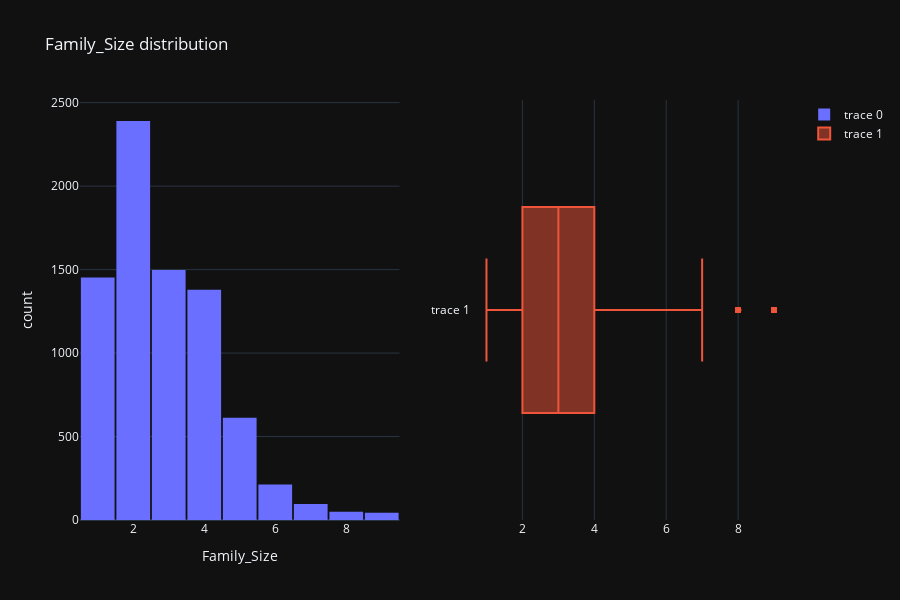

The code cell stored with this chart in its notebook:
### Code cell
createPlot(Data_train,"Family_Size","Family_Size distribution","Family_Size","count")

### Figure 1 — Plotly figure (JSON) as saved in the notebook; plotly's stock layout.template omitted (floating-point values rounded to 4 significant figures; data arrays with more than 128 entries replaced by an {"elided": "..."} marker saying what was removed)
{"data": [{"marker": {"color": "#6a6fff"}, "type": "histogram", "x": {"elided": "8068 int values"}, "xaxis": "x", "yaxis": "y"}, {"type": "box", "x": {"elided": "8068 int values"}, "xaxis": "x2", "yaxis": "y2"}], "layout": {"bargap": 0.05, "height": 600, "title": {"text": "Family_Size distribution"}, "width": 900, "xaxis": {"anchor": "y", "domain": [0, 0.45], "title": {"text": "Family_Size"}}, "xaxis2": {"anchor": "y2", "domain": [0.55, 1]}, "yaxis": {"anchor": "x", "domain": [0, 1], "title": {"text": "count"}}, "yaxis2": {"anchor": "x2", "domain": [0, 1]}}}
